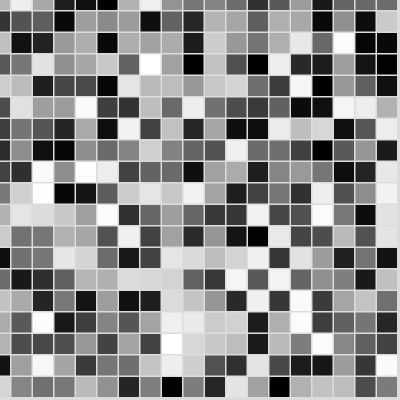
Frame 1 (no input)
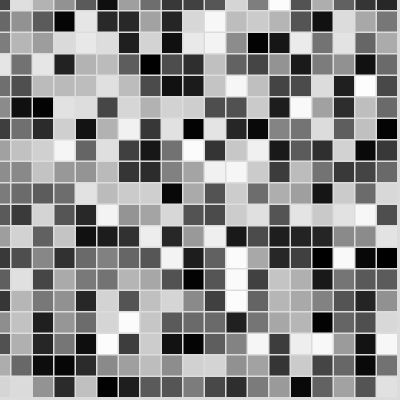
Frame 60 (no input)
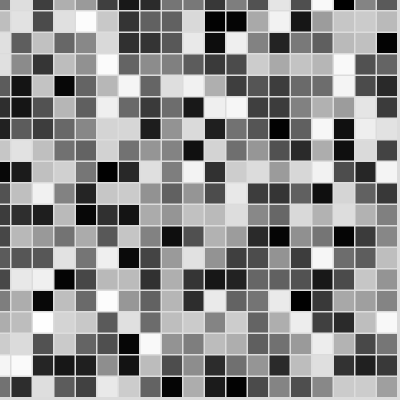
Frame 120 (the mouse pressed at the canvas centre since frame 60)

The p5.js sketch that drew these frames (run headless with seeded random() and noise() and a simulated clock; from frame 60 on, the mouse is pressed at the canvas centre):

// p5.js sketch
// ── sketch.js
//Pattern Making - generative pattern 
// Repeating pattern changes based on role 
var gap;
var gapShift;
var rectSize;
let color = 0;
let fillColor = 0;

function setup() {
  
  createCanvas(400, 400);
  noStroke();
  rectMode(CENTER);
  
  gapShift = rectSize;
  rectSize = 20;
  gap = rectSize+1.5;
}

function draw() {
  background(220);
//   line of gradiant down the canvas
  for(var i = 0; i<=width; i +=gap){
    for(var j = 0; j<=height;j+=gap){
      fillColor = random(0,255);
      fill(fillColor);
      drawRect(i,j,rectSize,rectSize);
    }
  }
}
function drawRect(x,y,w,h){
  rect(x,y,w,h);
}

function keyPressed(){
    rectSize+=1;
}
